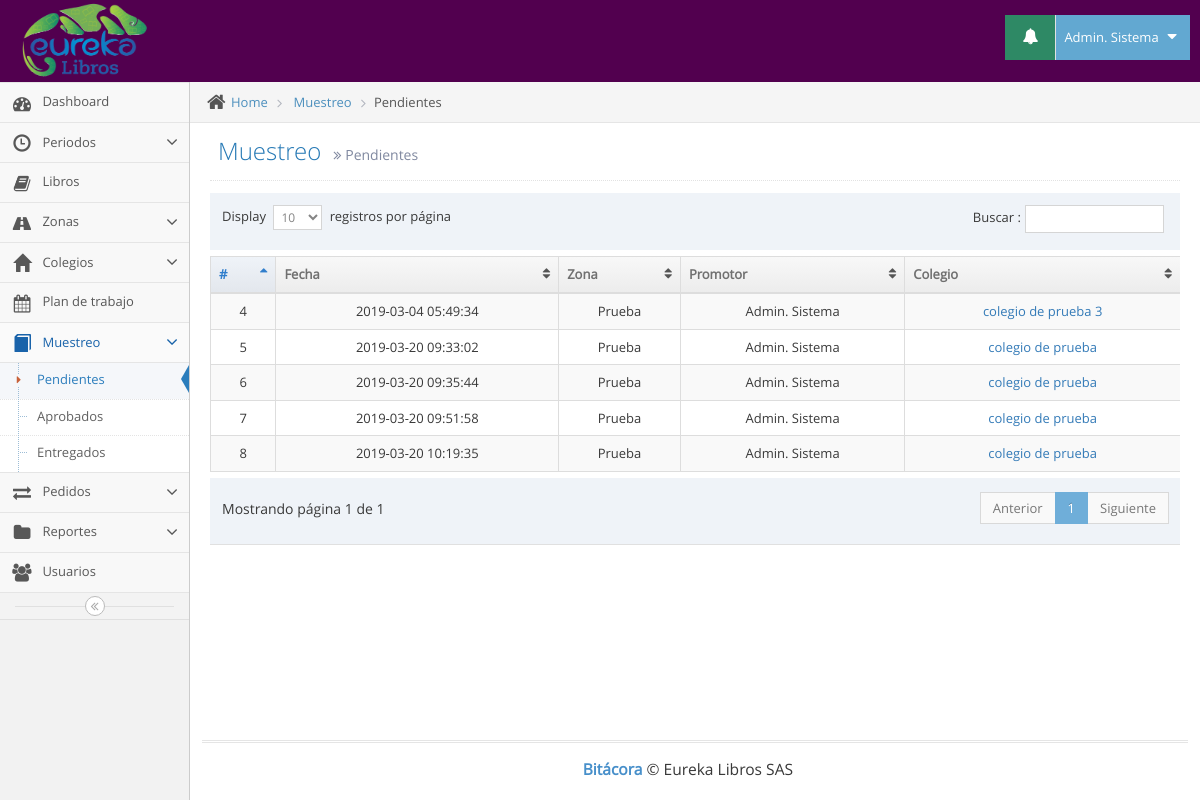
The app's page /lista_muestreo.php (signed in) with its own data.
### tables this page shows
CREATE TABLE IF NOT EXISTS `usuarios` (
`id` int(11) NOT NULL,
  `tipo` int(11) NOT NULL,
  `id_pais` int(11) NOT NULL,
  `cedula` varchar(12) NOT NULL,
  `nombres` varchar(100) NOT NULL,
  `apellidos` varchar(100) NOT NULL,
  `telefono` varchar(12) NOT NULL,
  `direccion` varchar(100) NOT NULL,
  `correo` varchar(100) NOT NULL,
  `clave` varchar(100) NOT NULL,
  `cod_zona` varchar(10) NOT NULL
);

CREATE TABLE IF NOT EXISTS `muestreos` (
`id` int(11) NOT NULL,
  `codigo` varchar(10) NOT NULL,
  `id_periodo` int(11) NOT NULL,
  `id_colegio` int(11) NOT NULL,
  `id_usuario` int(11) NOT NULL,
  `fecha` timestamp NOT NULL DEFAULT CURRENT_TIMESTAMP ON UPDATE CURRENT_TIMESTAMP,
  `observaciones` varchar(500) NOT NULL,
  `estado` int(11) NOT NULL
);

CREATE TABLE IF NOT EXISTS `colegios` (
`id` int(11) NOT NULL,
  `codigo` varchar(11) NOT NULL,
  `colegio` varchar(100) NOT NULL,
  `direccion` varchar(100) NOT NULL,
  `barrio` varchar(100) NOT NULL,
  `telefono` varchar(20) NOT NULL,
  `web` varchar(100) NOT NULL,
  `cumpleaños` date NOT NULL,
  `cod_zona` varchar(8) NOT NULL,
  `id_usuario` int(11) NOT NULL,
  `fecha_creacion` timestamp NOT NULL DEFAULT CURRENT_TIMESTAMP ON UPDATE CURRENT_TIMESTAMP
);

### lista_muestreo.php (the view, shortened to what this page needs)
<!DOCTYPE html>
<html lang="es">
	<head>
		<link rel="stylesheet" href="assets/css/bootstrap.min.css" />
		<link rel="stylesheet" href="assets/font-awesome/4.5.0/css/font-awesome.min.css" />
		<link rel="stylesheet" href="assets/css/jquery-ui.min.css" />
		<link rel="stylesheet" href="assets/css/bootstrap-datepicker3.min.css" />
		<link href="assets/js/dataTables/dataTables.bootstrap.css" rel="stylesheet" />
		<link rel="stylesheet" href="assets/css/ace.min.css" class="ace-main-stylesheet" id="main-ace-style" />
		<link rel="stylesheet" href="assets/css/ace-skins.min.css" />
		<link rel="stylesheet" href="assets/css/ace-rtl.min.css" />
	</head>
	<body class="no-skin">
		<?php include("template/nav.php"); ?>
		<div class="main-container ace-save-state" id="main-container">
			<?php include("template/sidebar.php"); ?>
			<div class="main-content">
				<div class="main-content-inner">
					<div class="breadcrumbs ace-save-state" id="breadcrumbs">
						<ul class="breadcrumb">
							<li>
								<i class="ace-icon fa fa-home home-icon"></i>
								<a href="#">Home</a>
							</li>
							<li>
								<a href="#">Muestreo</a>
							</li>
							<li class="active">Pendientes</li>
						</ul>
					</div>
					<div class="page-content">
						<div class="page-header">
							<h1>
								Muestreo
								<small>
									<i class="ace-icon fa fa-angle-double-right"></i>
									Pendientes
								</small>
							</h1>
						</div>
						<div class="row">
							<div class="col-xs-12">
								<?php
                                	include("conexion/bdd.php");
                                	$sql = "SELECT p.id, z.zona, u.nombres, u.apellidos, p.fecha, c.colegio FROM muestreos p JOIN colegios c ON p.id_colegio=c.id JOIN zonas z ON z.codigo=c.cod_zona JOIN usuarios u ON u.cod_zona=z.codigo WHERE p.estado='1' GROUP BY p.id";
									$req = $bdd->prepare($sql);
									$req->execute();
								$pedidos = $req->fetchAll();
                            ?>
                            <div class="table-responsive">
                                <table class="table table-striped table-bordered table-hover" id="dataTables-example">
                                    <thead>
                                        <tr>
                                            <th>#</th>
                                            <th>Fecha</th>
                                            <th>Zona</th>
                                            <th>Promotor</th>
                                            <th>Colegio</th>
                                        </tr>
                                    </thead>
                                    <tbody>
                                        <?php
                                        	foreach($pedidos as $pedido) {
                                            	$promotor= $pedido["nombres"]." ".$pedido["apellidos"];
                                                echo'<tr class="odd gradeX">';
                                                echo'<td class="center">'.$pedido["id"].'</td>';
                                                echo'<td class="center">'.$pedido["fecha"].'</td>';
                                               echo'<td class="center">'.$pedido["zona"].'</td>';
                                                echo'<td class="center">'.$promotor.'</td>';
                                                echo'<td class="center"><a href="muestreo_colegio.php?id_pedido='.$pedido["id"].'">'.$pedido["colegio"].'</a></td>';
                                            }
                                         ?>
                                        </tr>
                                    </tbody>
                                </table>
                            </div>
							</div>
						</div>
					</div>
				</div>
			</div>
			<div class="footer">
				<div class="footer-inner">
					<div class="footer-content">
						<span class="bigger-120">
							<span class="blue bolder">Bitácora</span>
							 &copy; Eureka Libros SAS
						</span>
					</div>
				</div>
			</div>
		</div>
	</body>
</html>

### template/nav.php (shortened to what this page needs)
<div id="navbar" class="navbar navbar-default          ace-save-state">
			<div class="navbar-container ace-save-state" id="navbar-container">
				<div class="navbar-header pull-left">
					<a href="index.php" class="navbar-brand">
						<small>
							<img src="assets/images/logo_eureka.png" alt="" class="" height="80px" width="125px">
						</small>
					</a>
				</div>
				<div class="navbar-buttons navbar-header pull-right" role="navigation">
					<ul class="nav ace-nav">
						<?php
							include("conexion/bdd.php");
							if ($_SESSION["tipo"]==1) {
								$sql_n = "SELECT n.id FROM notificaciones n JOIN tipos_notifi t ON t.id=n.id_tipo_notifi JOIN colegios c ON c.id=n.id_colegio WHERE t.id='1' AND n.visible='1'";
							}
							$req_n = $bdd->prepare($sql_n);
							$req_n->execute();
							$num= $req_n->rowCount();
						?>
						<li class="green dropdown-modal">
							<a data-toggle="dropdown" class="dropdown-toggle" href="#">
								<?php if ($num > 0) { ?>
								<i class="ace-icon fa fa-bell icon-animated-bell"></i>
								<?php }else{ ?>
								<i class="ace-icon fa fa-bell"></i>
								<?php } ?>
							</a>
						</li>
						<li class="light-blue dropdown-modal">
							<a data-toggle="dropdown" href="#" class="dropdown-toggle">
								<?php
									require_once('conexion/bdd.php');
									$sql = "SELECT nombres,apellidos FROM usuarios WHERE id='".$_SESSION['id']."'";
									$req = $bdd->prepare($sql);
									$req->execute();
									$usuario = $req->fetch();
									$nombre_completo=$usuario["nombres"]." ".$usuario["apellidos"];
								?>
									<?php echo $nombre_completo; ?>
								<i class="ace-icon fa fa-caret-down"></i>
							</a>
						</li>
					</ul>
				</div>
			</div>
		</div>

### records on screen
usuarios: nombre_completo "Admin. Sistema"
muestreos: id "4", fecha "2019-03-04 05:49:34", zona "Prueba", promotor "Admin. Sistema", id_colegio.colegio "colegio de prueba 3"
muestreos: id "5", fecha "2019-03-20 09:33:02", zona "Prueba", promotor "Admin. Sistema", id_colegio.colegio "colegio de prueba"
muestreos: id "6", fecha "2019-03-20 09:35:44", zona "Prueba", promotor "Admin. Sistema", id_colegio.colegio "colegio de prueba"
muestreos: id "7", fecha "2019-03-20 09:51:58", zona "Prueba", promotor "Admin. Sistema", id_colegio.colegio "colegio de prueba"
muestreos: id "8", fecha "2019-03-20 10:19:35", zona "Prueba", promotor "Admin. Sistema", id_colegio.colegio "colegio de prueba"
